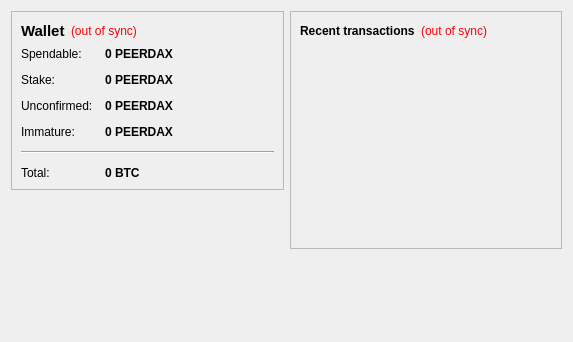
<?xml version="1.0" encoding="UTF-8"?>
<ui version="4.0">
 <class>OverviewPage</class>
 <widget class="QWidget" name="OverviewPage">
  <property name="geometry">
   <rect>
    <x>0</x>
    <y>0</y>
    <width>573</width>
    <height>342</height>
   </rect>
  </property>
  <property name="windowTitle">
   <string>Form</string>
  </property>
  <layout class="QHBoxLayout" name="horizontalLayout" stretch="1,1">
   <item>
    <layout class="QVBoxLayout" name="verticalLayout_2">
     <item>
      <widget class="QFrame" name="frame">
       <property name="frameShape">
        <enum>QFrame::StyledPanel</enum>
       </property>
       <property name="frameShadow">
        <enum>QFrame::Raised</enum>
       </property>
       <layout class="QVBoxLayout" name="verticalLayout_4">
        <item>
         <layout class="QHBoxLayout" name="horizontalLayout_4">
          <item>
           <widget class="QLabel" name="label_5">
            <property name="font">
             <font>
              <pointsize>11</pointsize>
              <weight>75</weight>
              <bold>true</bold>
             </font>
            </property>
            <property name="text">
             <string>Wallet</string>
            </property>
           </widget>
          </item>
          <item>
           <widget class="QLabel" name="labelWalletStatus">
            <property name="toolTip">
             <string>The displayed information may be out of date. Your wallet automatically synchronizes with the PeerDaxExchange network after a connection is established, but this process has not completed yet.</string>
            </property>
            <property name="styleSheet">
             <string notr="true">QLabel { color: red; }</string>
            </property>
            <property name="text">
             <string notr="true">(out of sync)</string>
            </property>
            <property name="alignment">
             <set>Qt::AlignLeading|Qt::AlignLeft|Qt::AlignVCenter</set>
            </property>
           </widget>
          </item>
          <item>
           <spacer name="horizontalSpacer_2">
            <property name="orientation">
             <enum>Qt::Horizontal</enum>
            </property>
            <property name="sizeHint" stdset="0">
             <size>
              <width>40</width>
              <height>20</height>
             </size>
            </property>
           </spacer>
          </item>
         </layout>
        </item>
        <item>
         <layout class="QFormLayout" name="formLayout_2">
          <property name="fieldGrowthPolicy">
           <enum>QFormLayout::AllNonFixedFieldsGrow</enum>
          </property>
          <property name="horizontalSpacing">
           <number>12</number>
          </property>
          <property name="verticalSpacing">
           <number>12</number>
          </property>
          <item row="0" column="0">
           <widget class="QLabel" name="label">
            <property name="text">
             <string>Spendable:</string>
            </property>
           </widget>
          </item>
          <item row="0" column="1">
           <widget class="QLabel" name="labelBalance">
            <property name="font">
             <font>
              <weight>75</weight>
              <bold>true</bold>
             </font>
            </property>
            <property name="cursor">
             <cursorShape>IBeamCursor</cursorShape>
            </property>
            <property name="toolTip">
             <string>Your current spendable balance</string>
            </property>
            <property name="text">
             <string notr="true">0 PEERDAX</string>
            </property>
            <property name="textInteractionFlags">
             <set>Qt::LinksAccessibleByMouse|Qt::TextSelectableByKeyboard|Qt::TextSelectableByMouse</set>
            </property>
           </widget>
          </item>
          <item row="1" column="0">
           <widget class="QLabel" name="label_6">
            <property name="text">
             <string>Stake:</string>
            </property>
           </widget>
          </item>
          <item row="1" column="1">
           <widget class="QLabel" name="labelStake">
            <property name="font">
             <font>
              <weight>75</weight>
              <bold>true</bold>
             </font>
            </property>
            <property name="cursor">
             <cursorShape>IBeamCursor</cursorShape>
            </property>
            <property name="toolTip">
             <string>Total of coins that was staked, and do not yet count toward the current balance</string>
            </property>
            <property name="text">
             <string notr="true">0 PEERDAX</string>
            </property>
            <property name="textInteractionFlags">
             <set>Qt::LinksAccessibleByMouse|Qt::TextSelectableByKeyboard|Qt::TextSelectableByMouse</set>
            </property>
           </widget>
          </item>
          <item row="2" column="0">
           <widget class="QLabel" name="label_3">
            <property name="text">
             <string>Unconfirmed:</string>
            </property>
           </widget>
          </item>
          <item row="2" column="1">
           <widget class="QLabel" name="labelUnconfirmed">
            <property name="font">
             <font>
              <weight>75</weight>
              <bold>true</bold>
             </font>
            </property>
            <property name="cursor">
             <cursorShape>IBeamCursor</cursorShape>
            </property>
            <property name="toolTip">
             <string>Total of transactions that have yet to be confirmed, and do not yet count toward the current balance</string>
            </property>
            <property name="text">
             <string notr="true">0 PEERDAX</string>
            </property>
            <property name="textInteractionFlags">
             <set>Qt::LinksAccessibleByMouse|Qt::TextSelectableByKeyboard|Qt::TextSelectableByMouse</set>
            </property>
           </widget>
          </item>
          <item row="3" column="0">
           <widget class="QLabel" name="labelImmatureText">
            <property name="text">
             <string>Immature:</string>
            </property>
           </widget>
          </item>
          <item row="3" column="1">
           <widget class="QLabel" name="labelImmature">
            <property name="font">
             <font>
              <weight>75</weight>
              <bold>true</bold>
             </font>
            </property>
            <property name="toolTip">
             <string>Mined balance that has not yet matured</string>
            </property>
            <property name="text">
             <string notr="true">0 PEERDAX</string>
            </property>
            <property name="textInteractionFlags">
             <set>Qt::LinksAccessibleByMouse|Qt::TextSelectableByKeyboard|Qt::TextSelectableByMouse</set>
            </property>
           </widget>
          </item>
          <item row="4" column="0" colspan="2">
           <widget class="Line" name="line">
            <property name="orientation">
             <enum>Qt::Horizontal</enum>
            </property>
           </widget>
          </item>
          <item row="5" column="0">
           <widget class="QLabel" name="labelTotalText">
            <property name="text">
             <string>Total:</string>
            </property>
           </widget>
          </item>
          <item row="5" column="1">
           <widget class="QLabel" name="labelTotal">
            <property name="font">
             <font>
              <weight>75</weight>
              <bold>true</bold>
             </font>
            </property>
            <property name="cursor">
             <cursorShape>IBeamCursor</cursorShape>
            </property>
            <property name="toolTip">
             <string>Your current total balance</string>
            </property>
            <property name="text">
             <string notr="true">0 BTC</string>
            </property>
            <property name="textInteractionFlags">
             <set>Qt::LinksAccessibleByMouse|Qt::TextSelectableByKeyboard|Qt::TextSelectableByMouse</set>
            </property>
           </widget>
          </item>
         </layout>
        </item>
       </layout>
      </widget>
     </item>
     <item>
      <spacer name="verticalSpacer">
       <property name="orientation">
        <enum>Qt::Vertical</enum>
       </property>
       <property name="sizeHint" stdset="0">
        <size>
         <width>20</width>
         <height>40</height>
        </size>
       </property>
      </spacer>
     </item>
    </layout>
   </item>
   <item>
    <layout class="QVBoxLayout" name="verticalLayout_3">
     <item>
      <widget class="QFrame" name="frame_2">
       <property name="frameShape">
        <enum>QFrame::StyledPanel</enum>
       </property>
       <property name="frameShadow">
        <enum>QFrame::Raised</enum>
       </property>
       <layout class="QVBoxLayout" name="verticalLayout">
        <item>
         <layout class="QHBoxLayout" name="horizontalLayout_2">
          <item>
           <widget class="QLabel" name="label_4">
            <property name="text">
             <string>&lt;b&gt;Recent transactions&lt;/b&gt;</string>
            </property>
           </widget>
          </item>
          <item>
           <widget class="QLabel" name="labelTransactionsStatus">
            <property name="toolTip">
             <string>The displayed information may be out of date. Your wallet automatically synchronizes with the PeerDaxExchange network after a connection is established, but this process has not completed yet.</string>
            </property>
            <property name="styleSheet">
             <string notr="true">QLabel { color: red; }</string>
            </property>
            <property name="text">
             <string notr="true">(out of sync)</string>
            </property>
            <property name="alignment">
             <set>Qt::AlignRight|Qt::AlignTrailing|Qt::AlignVCenter</set>
            </property>
           </widget>
          </item>
          <item>
           <spacer name="horizontalSpacer">
            <property name="orientation">
             <enum>Qt::Horizontal</enum>
            </property>
            <property name="sizeHint" stdset="0">
             <size>
              <width>40</width>
              <height>20</height>
             </size>
            </property>
           </spacer>
          </item>
         </layout>
        </item>
        <item>
         <widget class="QListView" name="listTransactions">
          <property name="styleSheet">
           <string notr="true">QListView { background: transparent; }</string>
          </property>
          <property name="frameShape">
           <enum>QFrame::NoFrame</enum>
          </property>
          <property name="verticalScrollBarPolicy">
           <enum>Qt::ScrollBarAlwaysOff</enum>
          </property>
          <property name="horizontalScrollBarPolicy">
           <enum>Qt::ScrollBarAlwaysOff</enum>
          </property>
          <property name="selectionMode">
           <enum>QAbstractItemView::NoSelection</enum>
          </property>
         </widget>
        </item>
       </layout>
      </widget>
     </item>
     <item>
      <spacer name="verticalSpacer_2">
       <property name="orientation">
        <enum>Qt::Vertical</enum>
       </property>
       <property name="sizeHint" stdset="0">
        <size>
         <width>20</width>
         <height>40</height>
        </size>
       </property>
      </spacer>
     </item>
    </layout>
   </item>
  </layout>
 </widget>
 <resources/>
 <connections/>
</ui>
